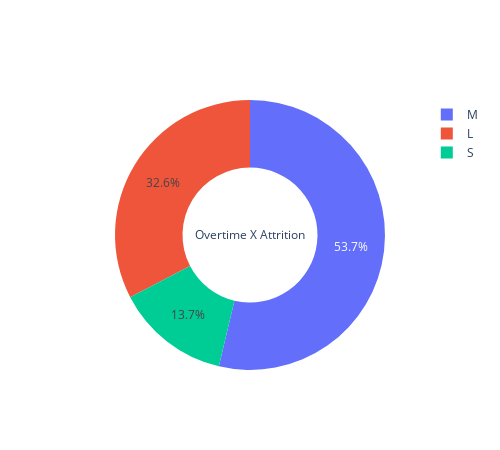

The cell this chart's notebook holds for it:
### Code cell
fig = go.Figure()
fig.add_trace(go.Pie(values=[326,198,83],title = 'Overtime X Attrition',labels=['M','L','S'],hole=0.5))

fig.update_layout(autosize=False,width=500,height=450)
fig.show()

### Figure 1 — Plotly figure (JSON) as saved in the notebook; plotly's stock layout.template omitted (floating-point values rounded to 4 significant figures)
{"data": [{"hole": 0.5, "labels": ["M", "L", "S"], "title": {"text": "Overtime X Attrition"}, "type": "pie", "values": [326, 198, 83]}], "layout": {"autosize": false, "height": 450, "width": 500}}
